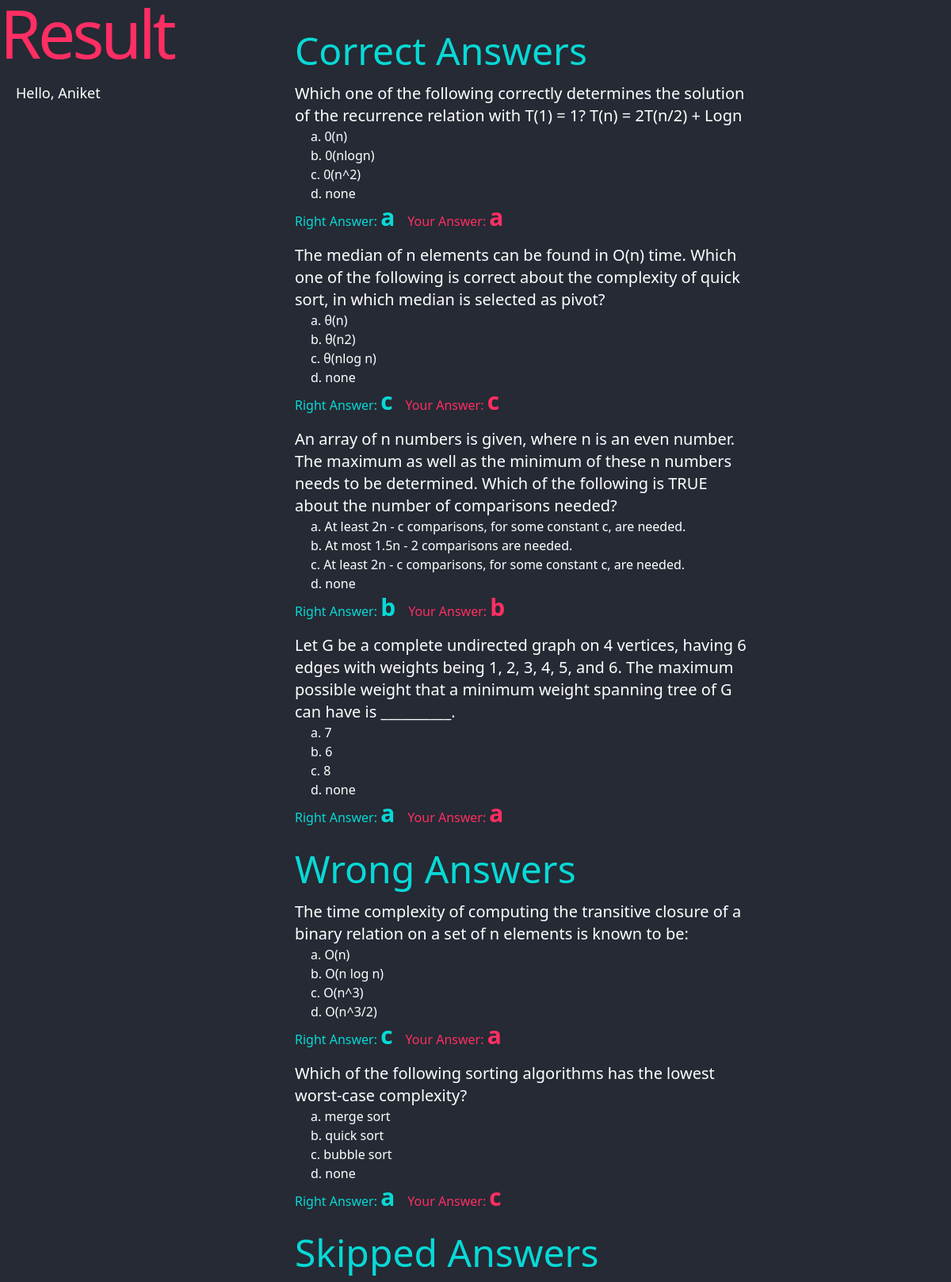
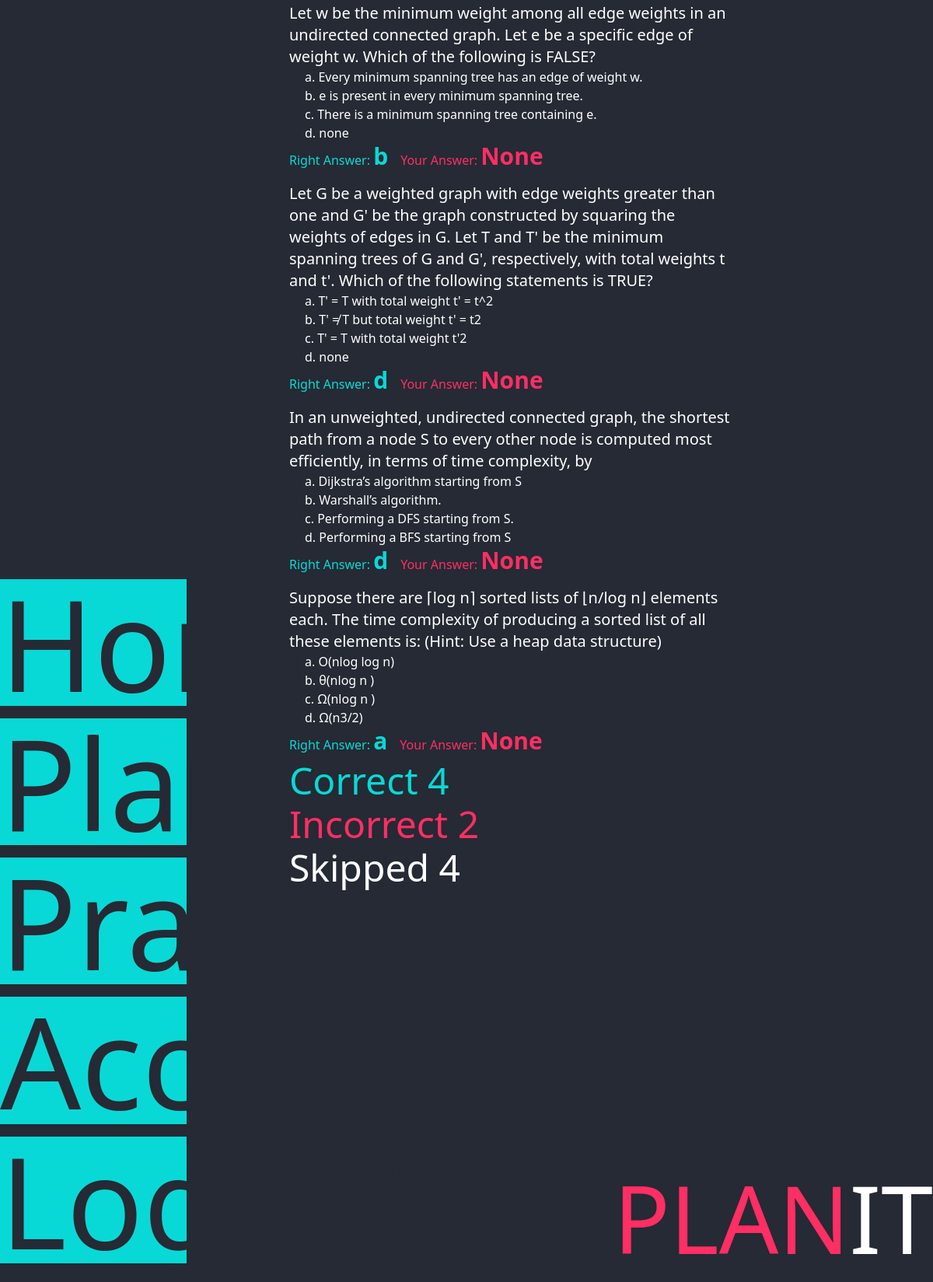
Screenshot of /practice/result/10/ (signed in) with the database file from the repository (2 pictures, top to bottom).
### tables this page shows
CREATE TABLE user (
  id INTEGER PRIMARY KEY AUTOINCREMENT,
  name TEXT NOT NULL,
  email TEXT UNIQUE NOT NULL,
  password TEXT NOT NULL,
  configured boolean DEFAULT 0 
);

CREATE TABLE questions (
  id INTEGER PRIMARY KEY AUTOINCREMENT,
  topic_id INTEGER,
  question_statement TEXT,
  a TEXT,
  b TEXT,
  c TEXT,
  d TEXT,
  answer CHAR
);

### app/practice.py (the view)
@practice_blueprint.route('/result/<test_id>/', methods=['POST', 'GET'])
@login_required
def show_result(test_id):
    db = get_db()
    test_questions = db.execute('SELECT question_id FROM test_details\
        WHERE test_id = ?', (test_id,)).fetchall()
    test_question_list = []
    for question in test_questions:
        test_question_list.append(question['question_id'])
    print(test_question_list)
    questions_in_db = db.execute(
        "SELECT * FROM questions\
                WHERE id in {}".format(tuple(test_question_list))
    ).fetchall()
    question_answers = {}
    for q_a in questions_in_db:
        question_answers[q_a['id']] = {
            "statement": q_a['question_statement'],
            "answer": q_a['answer'],
            "option_a": q_a['a'],
            "option_b": q_a['b'],
            "option_c": q_a['c'],
            "option_d": q_a['d']
        }
    right_answers = []
    wrong_answers = []
    skipped_answers = []
    test_details_in_db = db.execute('SELECT * FROM test_details\
        WHERE test_id = ?', (test_id,)).fetchall()
    for test_detail in test_details_in_db:
        if (test_detail['answer'] is None):
            answer = question_answers[test_detail['question_id']]
            answer['your_answer'] = None
            skipped_answers.append(answer)
            continue
        if (test_detail['answer'] == question_answers[test_detail['question_id']]['answer']):
            answer = question_answers[test_detail['question_id']]
            answer['your_answer'] = test_detail['answer']
            right_answers.append(answer)
        else:
            answer = question_answers[test_detail['question_id']]
            answer['your_answer'] = test_detail['answer']
            wrong_answers.append(answer)
    test_result_data = {
        "right": right_answers,
        "wrong": wrong_answers,
        "skipped": skipped_answers,
        "right_count": len(right_answers),
        "wrong_count": len(wrong_answers),
        "skipped_count": len(skipped_answers)
    }
    return render_template('practice/result.html', test_result_data=test_result_data)

### app/auth.py (called while the page is built)
@auth_blueprint.before_app_request
def load_logged_in_user():
    user_id = session.get('user_id')
    if user_id is None:
        g.user = None
    else:
        g.user = get_db().execute(
            'SELECT * FROM user WHERE id = ?', (user_id,)
        ).fetchone()

def login_required(view):
    @functools.wraps(view)
    def wrapped_view(**kwargs):
        if g.user is None:
            error = "login required"
            flash(error)
            return redirect(url_for('auth.login'))
        return view(**kwargs)
    return wrapped_view

### app/db.py (called while the page is built)
def get_db():
    if 'db' not in g:
        g.db = sqlite3.connect(
            current_app.config['DATABASE'],
            detect_types=sqlite3.PARSE_DECLTYPES
        )
        g.db.row_factory = sqlite3.Row
    return g.db

### app/templates/practice/result.html (shortened to what this page needs)
{% extends 'base.html' %}
{% block header %}
  <h1>{% block title %}Result{% endblock %}</h1>
{% endblock %}
{% block content %}
<div class="w-full h-full flex flex-col   y-scroll">
    <div class="y-scroll h-[80%] ">
        <div class="text-5xl text-pgreen mb-4">
            Correct Answers
        </div>
        {% for correct in test_result_data['right'] %}
        <div class="my-4">
            <div class="text-white text-xl w-[70%]">
                {{correct['statement']}}
            </div>
            <ol class="text-white mx-5">
                <li>a. {{correct['option_a']}}</li>
                <li>b. {{correct['option_b']}}</li>
                <li>c. {{correct['option_c']}}</li>
                <li>d. {{correct['option_d']}}</li>
            </ol>
            <div class="flex flex-row">
                <div class="text-pgreen mr-4">Right Answer: <span class="font-extrabold text-3xl">{{correct['answer']}} </span> </div>
                <div class="text-pred">Your Answer: <span class="font-extrabold text-3xl">{{correct['your_answer']}} </span></div>
            </div>
        </div>
        {% endfor %}
        <div class="text-5xl text-pgreen mb-4 mt-7">
            Wrong Answers
        </div>
        {% for correct in test_result_data['wrong'] %}
        <div class="my-4">
            <div class="text-white text-xl w-[70%]">
                {{correct['statement']}}
            </div>
            <ol class="text-white mx-5">
                <li>a. {{correct['option_a']}}</li>
                <li>b. {{correct['option_b']}}</li>
                <li>c. {{correct['option_c']}}</li>
                <li>d. {{correct['option_d']}}</li>
            </ol>
            <div class="flex flex-row">
                <div class="text-pgreen mr-4">Right Answer: <span class="font-extrabold text-3xl">{{correct['answer']}} </span> </div>
                <div class="text-pred">Your Answer: <span class="font-extrabold text-3xl">{{correct['your_answer']}} </span></div>
            </div>
        </div>
        {% endfor %}
        <div class="text-5xl text-pgreen mb-4 mt-7">
            Skipped Answers
        </div>
        {% for correct in test_result_data['skipped'] %}
        <div class="my-4">
            <div class="text-white text-xl w-[70%]">
                {{correct['statement']}}
            </div>
            <ol class="text-white mx-5">
                <li>a. {{correct['option_a']}}</li>
                <li>b. {{correct['option_b']}}</li>
                <li>c. {{correct['option_c']}}</li>
                <li>d. {{correct['option_d']}}</li>
            </ol>
            <div class="flex flex-row">
                <div class="text-pgreen mr-4">Right Answer: <span class="font-extrabold text-3xl">{{correct['answer']}} </span> </div>
                <div class="text-pred">Your Answer: <span class="font-extrabold text-3xl">{{correct['your_answer']}} </span></div>
            </div>
        </div>
        {% endfor %}
    </div>
    <div class="flex flex-col mt-2">
        <div class="flex flex-row text-center mb-2  text-pgreen">
            <div class=" text-5xl">
                Correct {{test_result_data['right_count']}}
            </div>
        </div>
        <div class="flex flex-row text-center mb-2 text-pred">
            <div class=" text-5xl">
                Incorrect {{test_result_data['wrong_count']}}
            </div>
        </div>
        <div class="flex flex-row text-center mb-2 text-white">
            <div class=" text-5xl">
                Skipped {{test_result_data['skipped_count']}}
            </div>
        </div>
    </div>
</div>
{% endblock %}

### app/templates/base.html (shortened to what this page needs)
<!doctype html>
<html class="p-0">
<script src="https://cdn.tailwindcss.com"></script>
<div id="anim_globe" class="h-[100vh] w-[100vw] bg-pblack p-0 m-0 flex overflow-hidden relative">
  <div class="h-full  flex flex-col justify-between">
    <div>
      <div class="text-pred text-[7vw]  leading-none tracking-tighter ">
        {% block header %}{% endblock %}
      </div>
      <div class="text-white text-[1.5vw] text-left m-5">
        {% if "name" in session %}
        Hello, {{session['name']}}
        {% endif %}
      </div>
    </div>
    {% if "admin" not in session %}
    <div class="flex flex-col my-4 mr-[10vw]">
      <a href="{{ url_for('index') }}">
        <div
          class="w-[20vw] bg-pgreen h-[5vh] my-2 text-right text-[5vh] leading-none text-pblack hover:bg-pred hover:text-white cursor-pointer">
          Home
        </div>
      </a>
      <a href="{{ url_for('plan.show_plan') }}">
        <div
          class="w-[20vw] bg-pgreen h-[5vh] my-2 text-right text-[5vh] leading-none text-pblack hover:bg-pred hover:text-white cursor-pointer">
          Plan
        </div>
      </a>
      <a href="{{ url_for('practice.config_test') }}">
        <div
          class="w-[20vw] bg-pgreen h-[5vh] my-2 text-right text-[5vh] leading-none text-pblack hover:bg-pred hover:text-white cursor-pointer">
          Practice
        </div>
      </a>
      {% if "name" in session %}
      <a href="{{ url_for('account.show_account',screen='test-dashboard') }}">
        <div
          class="w-[20vw] bg-pgreen h-[5vh] my-2 text-right text-[5vh] leading-none text-pblack hover:bg-pred hover:text-white cursor-pointer">
          Account
        </div>
      </a>
      <a href="{{ url_for('auth.logout') }}">
        <div
          class="w-[20vw] bg-pgreen h-[5vh] my-2 text-right text-[5vh] leading-none text-pblack hover:bg-pred hover:text-white cursor-pointer">
        </div>
      </a>
      {% endif %}
    </div>
    {% endif %}
  </div>
  <div class="w-full h-full p-3 py-10">
    {% block content %}{% endblock %}
  </div>
</div>
<div class="absolute bottom-0 right-0 text-[10vw] leading-snug text-pred">
  PLAN<span class="text-white p-0 m-0">IT</span>
</div>
</html>

### app/templates/base.html (style rules this page uses)
.y-scroll { overflow-y: scroll; }
.y-scroll { -ms-overflow-style: none; scrollbar-width: none; }

### rows the page displays
user: name "Aniket"
questions: statement "Which one of the following correctly determines the solution of the recurrence relation with T(1) = 1? T(n) = 2T(n/2) + Logn", option_a "0(n)", option_b "0(nlogn)", option_c "0(n^2)", option_d "none", answer "a", your_answer "a"
questions: statement "The median of n elements can be found in O(n) time. Which one of the following is correct about the complexity of quick sort, in which median is selected as pivot?", option_a "θ(n)", option_b "θ(n2)", option_c "θ(nlog n)", option_d "none", answer "c", your_answer "c"
questions: statement "An array of n numbers is given, where n is an even number. The maximum as well as the minimum of these n numbers needs to be determined. Which of the following is TRUE about the number of comparisons needed?", option_a "At least 2n - c comparisons, for some constant c, are needed.", option_b "At most 1.5n - 2 comparisons are needed.", option_c "At least 2n - c comparisons, for some constant c, are needed.", option_d "none", answer "b", your_answer "b"
questions: statement "Let G be a complete undirected graph on 4 vertices, having 6 edges with weights being 1, 2, 3, 4, 5, and 6. The maximum possible weight that a minimum weight spanning tree of G can have is __________.", option_a "7", option_b "6", option_c "8", option_d "none", answer "a", your_answer "a"
questions: statement "The time complexity of computing the transitive closure of a binary relation on a set of n elements is known to be:", option_a "O(n)", option_b "O(n log n)", option_c "O(n^3)", option_d "O(n^3/2)", answer "c", your_answer "a"
questions: statement "Which of the following sorting algorithms has the lowest worst-case complexity?", option_a "merge sort", option_b "quick sort", option_c "bubble sort", option_d "none", answer "a", your_answer "c"
questions: statement "Let w be the minimum weight among all edge weights in an undirected connected graph. Let e be a specific edge of weight w. Which of the following is FALSE?", option_a "Every minimum spanning tree has an edge of weight w.", option_b "e is present in every minimum spanning tree.", option_c "There is a minimum spanning tree containing e.", option_d "none", answer "b", your_answer "None"
questions: statement "Let G be a weighted graph with edge weights greater than one and G' be the graph constructed by squaring the weights of edges in G. Let T and T' be the minimum spanning trees of G and G', respectively, with total weights t and t'. Which of the following statements is TRUE?", option_a "T' = T with total weight t' = t^2", option_b "T' ≠ T but total weight t' = t2", option_c "T' = T with total weight t'2", option_d "none", answer "d", your_answer "None"
questions: statement "In an unweighted, undirected connected graph, the shortest path from a node S to every other node is computed most efficiently, in terms of time complexity, by", option_a "Dijkstra’s algorithm starting from S", option_b "Warshall’s algorithm.", option_c "Performing a DFS starting from S.", option_d "Performing a BFS starting from S", answer "d", your_answer "None"
questions: statement "Suppose there are ⌈log n⌉ sorted lists of ⌊n/log n⌋ elements each. The time complexity of producing a sorted list of all these elements is: (Hint: Use a heap data structure)", option_a "O(nlog log n)", option_b "θ(nlog n )", option_c "Ω(nlog n )", option_d "Ω(n3/2)", answer "a", your_answer "None"

### other values shown
{{ test_result_data['right_count'] }} "4"
{{ test_result_data['wrong_count'] }} "2"
{{ test_result_data['skipped_count'] }} "4"
